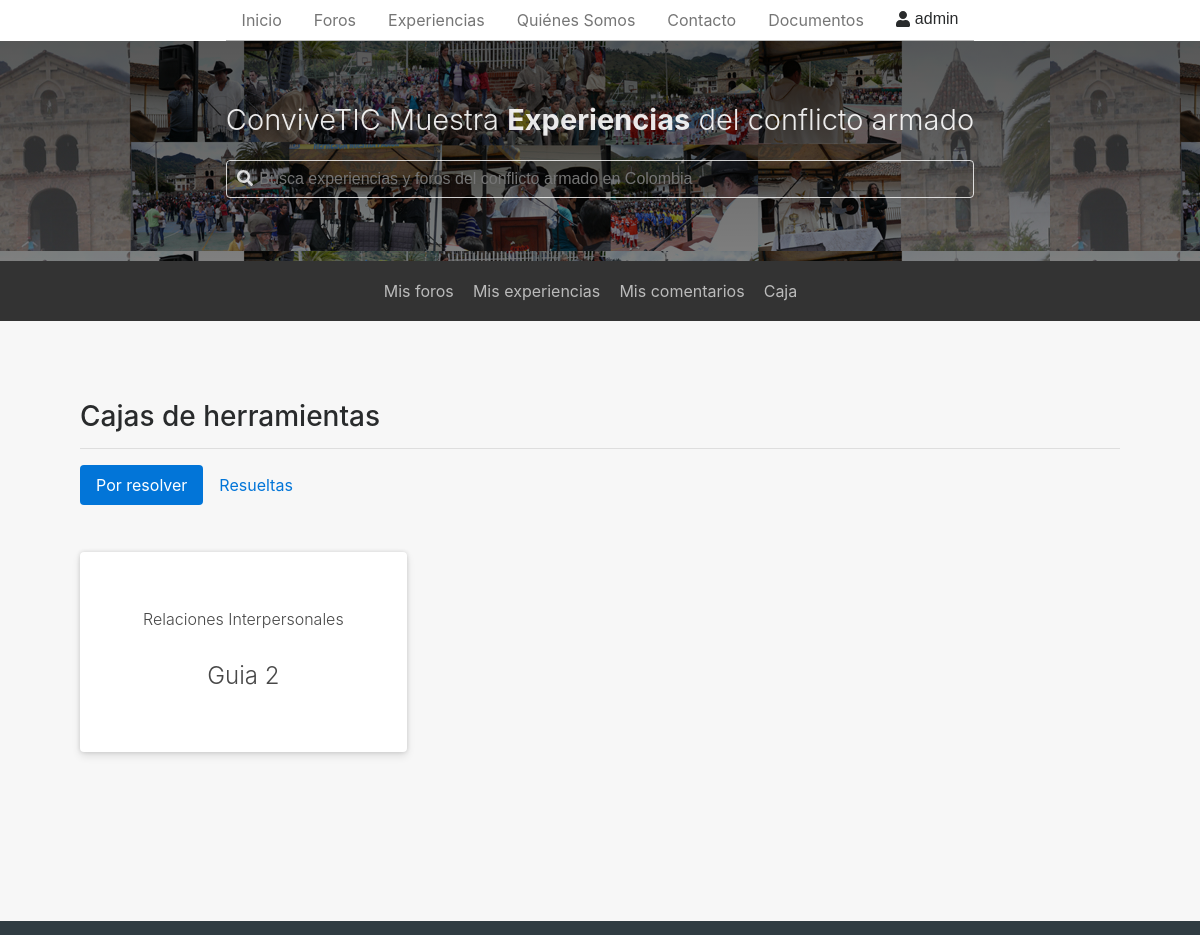
Page /box (signed in, upper part) on the earlier database version.
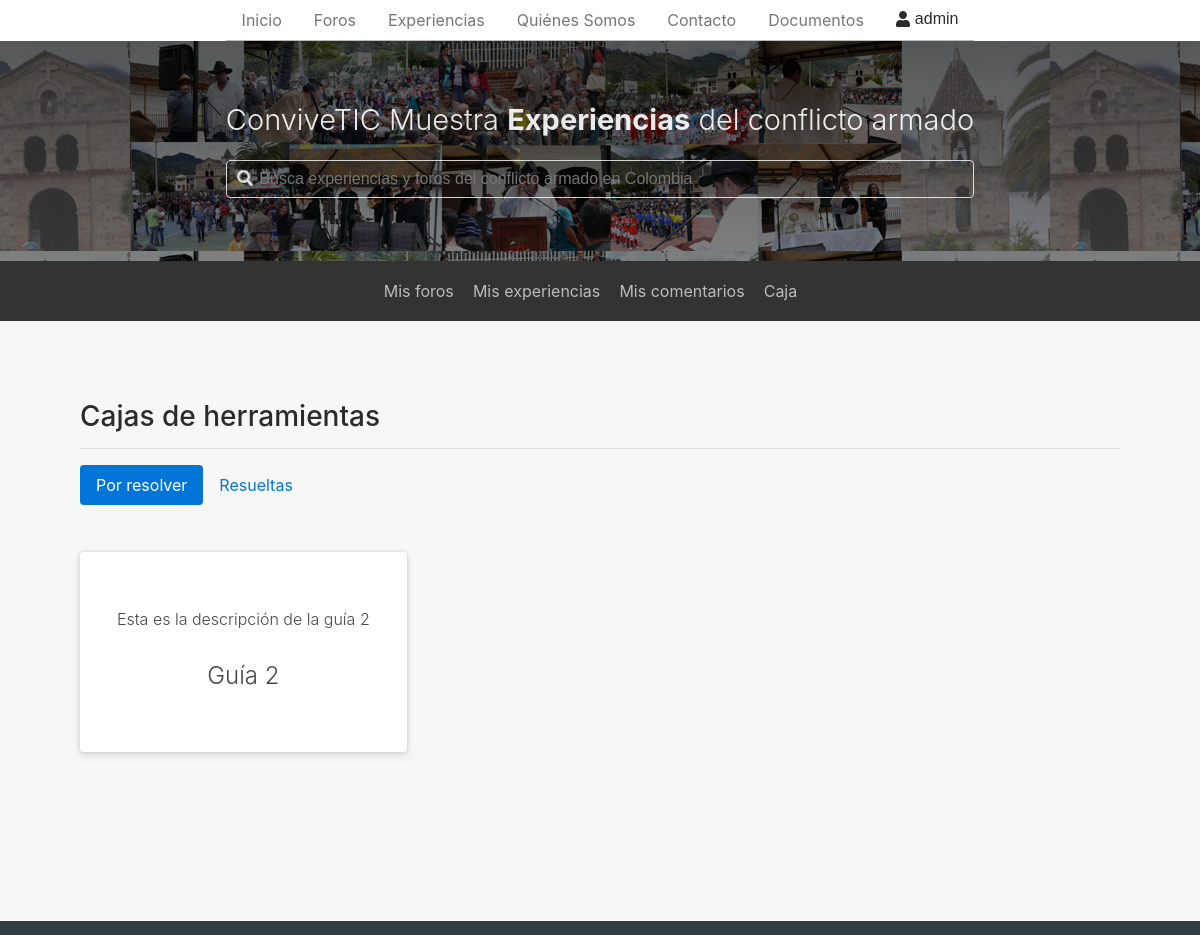
Same page on the later database version.
### app/models.py (models this page shows)
class Toolbox(models.Model):
	name = models.CharField(
		max_length = 100,
		default = ''
	)
	description = models.CharField(
		max_length = 1000,
		default = ''
	)
	guide_n = models.PositiveIntegerField(
		default = 0
	)

### app/views.py (the view)
# urls.py: path('box', login_required(BoxView.as_view()), name="box"),
class BoxView(TemplateView):
	template_name='app/box.html'
	def get_context_data(self, **kwargs):
		context = super().get_context_data(**kwargs)
		current_user = self.request.user
		solved_by_user = ToolboxUser.objects.filter(user=current_user).values('toolbox')
		unsolved_toolboxes = Toolbox.objects.exclude(id__in=solved_by_user)
		solved_toolboxes = Toolbox.objects.filter(id__in=solved_by_user)
		context['unsolved'] = unsolved_toolboxes
		context['solved'] = solved_toolboxes
		return context

### app/templatetags/auth_extras.py (called while the page is built)
@register.filter(name='has_group')
def has_group(user, group_name):
    try:
        group =  Group.objects.get(name=group_name)
    except Group.DoesNotExist:
        return False
    return group in user.groups.all()

### app/templates/app/box.html (shortened to what this page needs)
{% extends 'app/base.html' %}
{% load static %}
{% block content %}
<div class="guides-container">
	<div class="my-exp-wrapper" ng-controller="toolboxesListController as tlCtrl">
		<h3>Cajas de herramientas</h3>
		<hr>
		<ul class="nav nav-pills">
		  <li class="nav-item">
		    <a class="nav-link" ng-class="{ 'active' : tlCtrl.current_tab == tlCtrl.PENDING_TAB }" href="javascript:void(0)" ng-click="tlCtrl.switchTab(tlCtrl.PENDING_TAB)" >Por resolver</a>
		  </li>
		  <li class="nav-item">
		    <a class="nav-link" ng-class="{ 'active' : tlCtrl.current_tab == tlCtrl.COMMENTED_TAB }" ng-click="tlCtrl.switchTab(tlCtrl.COMMENTED_TAB)" href="javascript:void(0)">Resueltas</a>
		  </li>
		 </ul>
		{% if unsolved %}
			<div class="mtb-content row" ng-show="tlCtrl.current_tab == tlCtrl.PENDING_TAB">
			{% for toolbox in unsolved %}
		 		<div class="mtb-item col-xs-12 col-sm-6 col-md-4">
			 		<a class="mtb-item-content rounded" href="{% url 'guides' toolbox.guide_n %}">
			 			<p class="mtb-user text-center">{{toolbox.description}}</p>
				 		<h4 class="mtb-title text-center">{{toolbox.name}}</h4>
			 		</a>
			 	</div>
			{% endfor %}
			</div>
		{% else %}
			<div class="text-center" ng-show="tlCtrl.current_tab == tlCtrl.PENDING_TAB">
			<br>
			<h3>Has resuelto todas las cajas de herramientas.</h3>
			</div>
		{% endif %}
	</div>
</div>
{% endblock %}

Differences in the rows shown:
removed Toolbox: description "Relaciones Interpersonales", name "Guia 2"
added Toolbox: description "Esta es la descripción de la guía 2", name "Guía 2"
